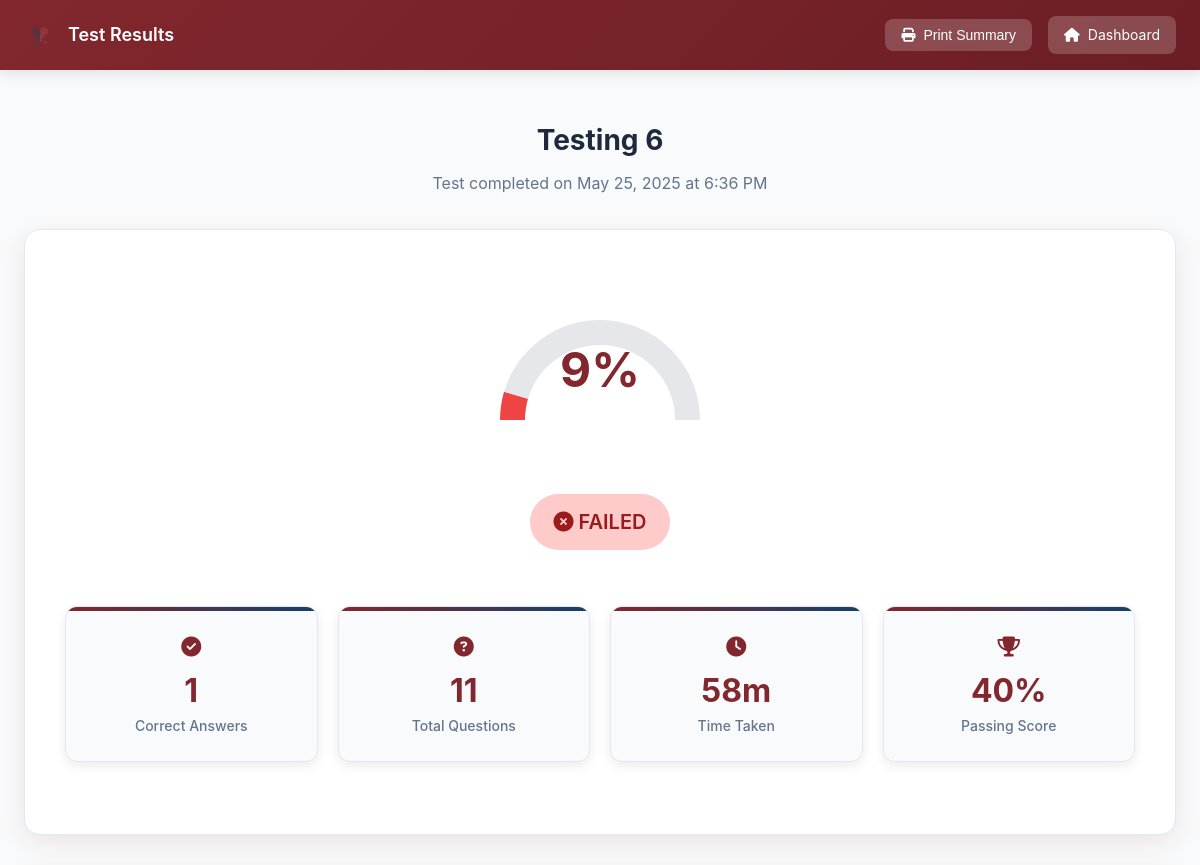
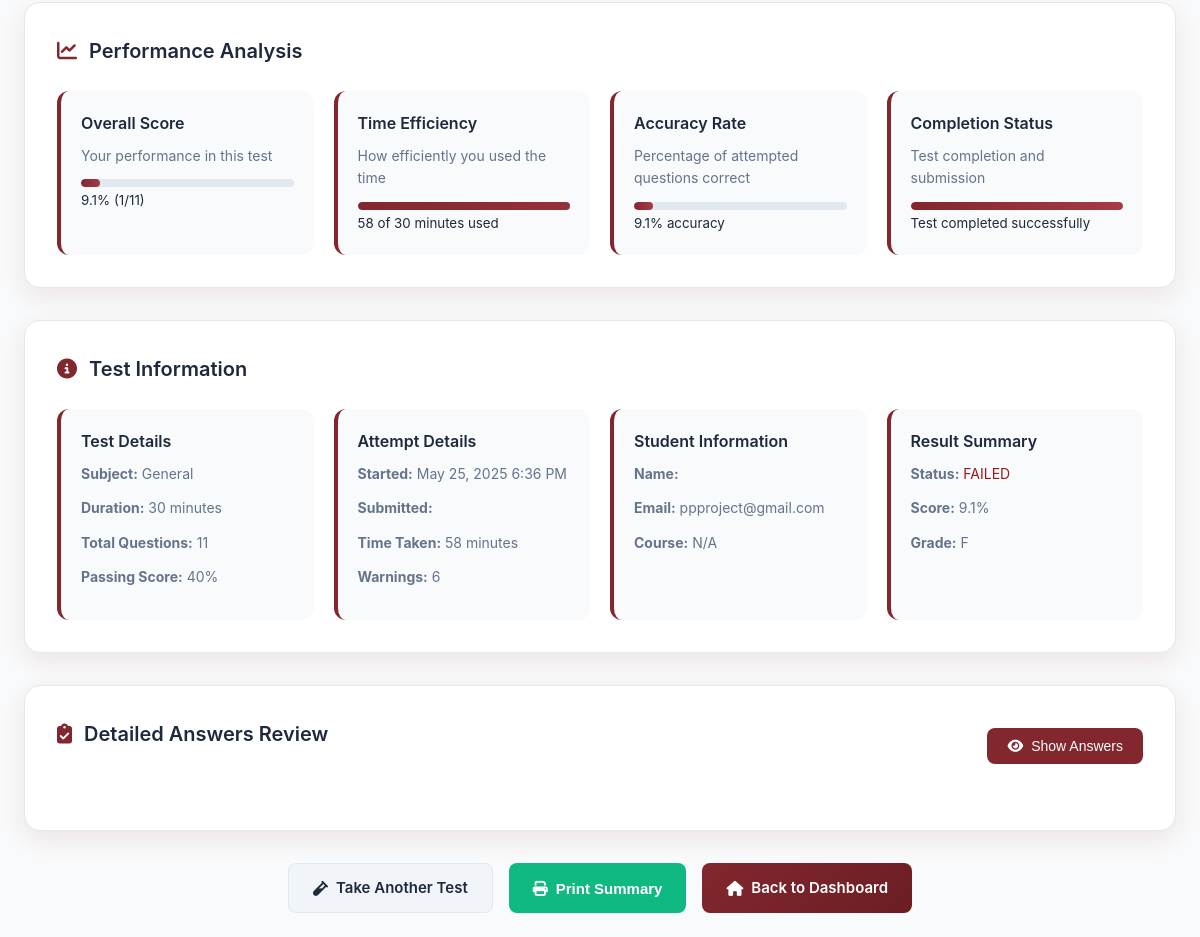
/mocktest/result/8/ (signed in), run on the app's committed database (2 pictures, top to bottom).
### mocktest/models.py (models this page shows, shortened)
class MockTest(models.Model):
    STATUS_CHOICES = [
        ('draft', 'Draft'),
        ('scheduled', 'Scheduled'),
        ('live', 'Live'),
        ('completed', 'Completed'),
    ]
    SELECTION_TYPE_CHOICES = [
        ('random', 'Random Selection'),
        ('manual', 'Manual Selection'),
    ]
    title = models.CharField(max_length=200)
    description = models.TextField(blank=True)
    degree = models.CharField(max_length=4, choices=Question.DEGREE_CHOICES, blank=True)
    year = models.CharField(max_length=3, choices=Question.YEAR_CHOICES, blank=True)
    block = models.CharField(max_length=100, blank=True)
    module = models.CharField(max_length=100, blank=True)
    subject = models.CharField(max_length=100, blank=True)
    topic = models.CharField(max_length=100, blank=True)
    duration_minutes = models.IntegerField(default=60)
    total_questions = models.IntegerField(default=50)
    passing_percentage = models.IntegerField(default=40)
    max_attempts = models.IntegerField(default=1)
    selection_type = models.CharField(max_length=10, choices=SELECTION_TYPE_CHOICES, default='random')
    easy_percentage = models.IntegerField(default=30)  # For random selection
    medium_percentage = models.IntegerField(default=50)
    hard_percentage = models.IntegerField(default=20)
    randomize_questions = models.BooleanField(default=True)
    randomize_options = models.BooleanField(default=True)
    show_explanations = models.BooleanField(default=True)
    start_datetime = models.DateTimeField()
    end_datetime = models.DateTimeField()
    status = models.CharField(max_length=10, choices=STATUS_CHOICES, default='draft')
    created_by = models.ForeignKey(settings.AUTH_USER_MODEL, on_delete=models.CASCADE, related_name='created_tests')
    created_at = models.DateTimeField(auto_now_add=True)
    updated_at = models.DateTimeField(auto_now=True)
    questions = models.ManyToManyField(Question, through='TestQuestion')
    class Meta:
        ordering = ['-created_at']

class TestAttempt(models.Model):
    STATUS_CHOICES = [
        ('in_progress', 'In Progress'),
        ('completed', 'Completed'),
        ('abandoned', 'Abandoned'),
    ]
    student = models.ForeignKey(settings.AUTH_USER_MODEL, on_delete=models.CASCADE, related_name='test_attempts')
    mock_test = models.ForeignKey(MockTest, on_delete=models.CASCADE, related_name='attempts')
    started_at = models.DateTimeField(auto_now_add=True)
    completed_at = models.DateTimeField(null=True, blank=True)
    score = models.IntegerField(default=0)
    percentage = models.DecimalField(max_digits=5, decimal_places=2, default=0)
    status = models.CharField(max_length=20, choices=STATUS_CHOICES, default='in_progress')
    warning_count = models.IntegerField(default=0)
    time_taken = models.IntegerField(default=0)  # in seconds
    class Meta:
        ordering = ['-started_at']
        unique_together = ['student', 'mock_test', 'started_at']
    @property
    def passed(self):
        return self.percentage >= self.mock_test.passing_percentage

### user_management/models.py (models this page shows, shortened)
class CustomUser(AbstractUser):
    APPROVAL_STATUS = (
        ('pending', 'Pending Approval'),
        ('approved', 'Approved'),
        ('rejected', 'Rejected'),
    )
    DEGREE_CHOICES = (
        ('MBBS', 'MBBS'),
        ('BDS', 'BDS'),
    )
    YEAR_CHOICES = (
        (1, 'First Year'),
        (2, 'Second Year'),
        (3, 'Third Year'),
        (4, 'Fourth Year'),
        (5, 'Fifth Year'),
    )
    email = models.EmailField(unique=True)
    is_admin = models.BooleanField(default=False)
    approval_status = models.CharField(max_length=20, choices=APPROVAL_STATUS, default='pending')
    degree = models.CharField(max_length=10, choices=DEGREE_CHOICES, blank=True, null=True)
    year = models.IntegerField(choices=YEAR_CHOICES, blank=True, null=True)
    last_active = models.DateTimeField(blank=True, null=True)
    current_session_key = models.CharField(max_length=40, blank=True, null=True)
    terms_accepted = models.BooleanField(default=False)
    profile_image = models.ImageField(upload_to='profile_images/', blank=True, null=True)
    payment_slip = models.ImageField(upload_to='payment_slips/', blank=True, null=True)
    USERNAME_FIELD = 'email'
    REQUIRED_FIELDS = ['username']

### mocktest/views.py (the view)
# urls.py: path('result/<int:attempt_id>/', views.test_result, name='test_result'),
@login_required
def test_result(request, attempt_id):
    attempt = get_object_or_404(TestAttempt, id=attempt_id)
    responses = attempt.responses.all().select_related('question')
    context = {
        'attempt': attempt,
        'test': attempt.mock_test,
        'responses': responses,
        'passed': attempt.passed,
    }
    return render(request, 'mocktest/test_results.html', context)

### user_management/context_processors.py (called while the page is built)
def user_stats(request):
    User = get_user_model()
    if not request.user.is_authenticated:
        return {}
    if request.user.is_admin or request.user.is_superuser:
        total_users = User.objects.count()
        pending_users = User.objects.filter(approval_status='pending').count()
        mbbs_users = User.objects.filter(degree='MBBS').count()
        bds_users = User.objects.filter(degree='BDS').count()
        return {
            'total_users': total_users,
            'pending_users': pending_users,
            'mbbs_users': mbbs_users,
            'bds_users': bds_users,
        }
    return {}

### templates/mocktest/test_results.html (shortened to what this page needs)
{% load static %}
<!DOCTYPE html>
<html lang="en">
<head>
    <link rel="stylesheet" href="{% static 'css/DAstyles.css' %}">
    <link rel="stylesheet" href="https://cdnjs.cloudflare.com/ajax/libs/font-awesome/6.4.0/css/all.min.css">
</head>
<body>
    <div class="nav-bar no-print">
        <div class="nav-brand">
            <img src="{% static 'images/Logo.png' %}" alt="PulsePrep Logo" />
            Test Results
        </div>
        <div class="nav-actions">
            <button onclick="printSummary()" class="nav-btn">
                <i class="fas fa-print"></i> Print Summary
            </button>
            <a href="{% url 'student_dashboard' %}" class="nav-btn">
                <i class="fas fa-home"></i> Dashboard
            </a>
        </div>
    </div>
    <div class="result-container">
        <div class="result-header">
            <h1>{{ test.title }}</h1>
            <p>Test completed on {{ attempt.started_at|date:"F j, Y" }} at {{ attempt.started_at|time:"g:i A" }}</p>
        </div>
        <div class="summary-card fade-in">
            <div class="score-display">
                <canvas id="scoreChart" class="score-circle" width="200" height="200"></canvas>
                <div class="score-text">{{ attempt.percentage|floatformat:0 }}%</div>
            </div>
            <div class="pass-status {% if passed %}passed{% else %}failed{% endif %}">
                <i class="fas fa-{% if passed %}check{% else %}times{% endif %}-circle"></i>
                {% if passed %}PASSED{% else %}FAILED{% endif %}
            </div>
            <div class="stats-grid">
                <div class="stat-card">
                    <div class="stat-icon">
                        <i class="fas fa-check-circle"></i>
                    </div>
                    <div class="stat-value">{{ attempt.score }}</div>
                    <div class="stat-label">Correct Answers</div>
                </div>
                <div class="stat-card">
                    <div class="stat-icon">
                        <i class="fas fa-question-circle"></i>
                    </div>
                    <div class="stat-value">{{ test.total_questions }}</div>
                    <div class="stat-label">Total Questions</div>
                </div>
                <div class="stat-card">
                    <div class="stat-icon">
                        <i class="fas fa-clock"></i>
                    </div>
                    <div class="stat-value">{{ attempt.time_taken|floatformat:0 }}m</div>
                    <div class="stat-label">Time Taken</div>
                </div>
                <div class="stat-card">
                    <div class="stat-icon">
                        <i class="fas fa-trophy"></i>
                    </div>
                    <div class="stat-value">{{ test.passing_percentage }}%</div>
                    <div class="stat-label">Passing Score</div>
                </div>
            </div>
        </div>
        <div class="performance-summary fade-in">
            <h2 class="section-title">
                <i class="fas fa-chart-line"></i>
                Performance Analysis
            </h2>
            <div class="performance-grid">
                <div class="performance-item">
                    <h4>Overall Score</h4>
                    <p>Your performance in this test</p>
                    <div class="performance-bar">
                        <div class="performance-fill" style="width: {{ attempt.percentage }}%"></div>
                    </div>
                    <small>{{ attempt.percentage|floatformat:1 }}% ({{ attempt.score }}/{{ test.total_questions }})</small>
                </div>
                <div class="performance-item">
                    <h4>Time Efficiency</h4>
                    <p>How efficiently you used the time</p>
                    <div class="performance-bar">
                        <div class="performance-fill" style="width: {% widthratio attempt.time_taken test.duration_minutes 100 %}%"></div>
                    </div>
                    <small>{{ attempt.time_taken|floatformat:0 }} of {{ test.duration_minutes }} minutes used</small>
                </div>
                <div class="performance-item">
                    <h4>Accuracy Rate</h4>
                    <p>Percentage of attempted questions correct</p>
                    <div class="performance-bar">
                        <div class="performance-fill" style="width: {{ attempt.percentage }}%"></div>
                    </div>
                    <small>{{ attempt.percentage|floatformat:1 }}% accuracy</small>
                </div>
                <div class="performance-item">
                    <h4>Completion Status</h4>
                    <p>Test completion and submission</p>
                    <div class="performance-bar">
                        <div class="performance-fill" style="width: 100%"></div>
                    </div>
                    <small>Test completed successfully</small>
                </div>
            </div>
        </div>
        <div class="performance-summary fade-in">
            <h2 class="section-title">
                <i class="fas fa-info-circle"></i>
                Test Information
            </h2>
            <div class="performance-grid">
                <div class="performance-item">
                    <h4>Test Details</h4>
                    <p><strong>Subject:</strong> {{ test.subject|default:"General" }}</p>
                    <p><strong>Duration:</strong> {{ test.duration_minutes }} minutes</p>
                    <p><strong>Total Questions:</strong> {{ test.total_questions }}</p>
                    <p><strong>Passing Score:</strong> {{ test.passing_percentage }}%</p>
                </div>
                <div class="performance-item">
                    <h4>Attempt Details</h4>
                    <p><strong>Started:</strong> {{ attempt.started_at|date:"M j, Y g:i A" }}</p>
                    <p><strong>Submitted:</strong> {{ attempt.submitted_at|date:"M j, Y g:i A" }}</p>
                    <p><strong>Time Taken:</strong> {{ attempt.time_taken|floatformat:0 }} minutes</p>
                    <p><strong>Warnings:</strong> {{ attempt.warning_count }}</p>
                </div>
                <div class="performance-item">
                    <h4>Student Information</h4>
                    <p><strong>Name:</strong> {{ user.get_full_name }}</p>
                    <p><strong>Email:</strong> {{ user.email }}</p>
                    <p><strong>Course:</strong> {{ user.degree|default:"N/A" }}</p>
                </div>
                <div class="performance-item">
                    <h4>Result Summary</h4>
                    <p><strong>Status:</strong>
                        <span style="color: {% if passed %}#065f46{% else %}#991b1b{% endif %};">
                            {% if passed %}PASSED{% else %}FAILED{% endif %}
                        </span>
                    </p>
                    <p><strong>Score:</strong> {{ attempt.percentage|floatformat:1 }}%</p>
                    <p><strong>Grade:</strong>
                        {% if attempt.percentage >= 90 %}A+
                        {% elif attempt.percentage >= 80 %}A
                        {% elif attempt.percentage >= 70 %}B
                        {% elif attempt.percentage >= 60 %}C
                        {% elif attempt.percentage >= 50 %}D
                        {% else %}F
                        {% endif %}
                    </p>
                </div>
            </div>
        </div>
        {% if test.show_explanations %}
        <div class="review-section fade-in no-print">
            <div class="review-toggle">
                <h2 class="section-title">
                    <i class="fas fa-clipboard-check"></i>
                    Detailed Answers Review
                </h2>
                <button class="toggle-btn" onclick="toggleReview()">
                    <i class="fas fa-eye" id="toggle-icon"></i>
                    <span id="toggle-text">Show Answers</span>
                </button>
            </div>
        </div>
        {% endif %}
        <div class="action-buttons no-print">
            <a href="{% url 'student_mock_tests' %}" class="btn btn-secondary">
                <i class="fas fa-vial"></i> Take Another Test
            </a>
            <button onclick="printSummary()" class="btn btn-success">
                <i class="fas fa-print"></i> Print Summary
            </button>
            <a href="{% url 'student_dashboard' %}" class="btn btn-primary">
                <i class="fas fa-home"></i> Back to Dashboard
            </a>
        </div>
    </div>
</body>
</html>

### static/css/DAstyles.css (style rules this page uses)
:root { --primary-color: #82272e; --secondary-color: #13406a; --accent-color: #f1d7dc; --text-color: #333; --light-gray: #f8f9fa; --medium-gray: #e9ecef; --dark-gray: #343a40; --success-color: #28a745; --warning-color: #ffa800; --danger-color: #dc3545; --info-color: #17a2b8; --border-radius: 12px; --border-radius-sm: 8px; --box-shadow: 0 4px 12px rgba(0, 0, 0, 0.08); --box-shadow-lg: 0 8px 25px rgba(0, 0, 0, 0.15); --transition: all 0.3s cubic-bezier(0.4, 0, 0.2, 1); --sidebar-width: 260px; --header-height: 80px; }
* { margin: 0; padding: 0; box-sizing: border-box; }
body { font-family: "Segoe UI", system-ui, -apple-system, sans-serif; color: var(--text-color); background-color: var(--light-gray); line-height: 1.6; overflow-x: hidden; }
.stats-grid { display: grid; grid-template-columns: repeat(auto-fit, minmax(320px, 1fr)); gap: 24px; margin-bottom: 40px; }
.stat-card { background: linear-gradient(135deg, #ffffff 0%, #fafbfc 100%); border-radius: var(--border-radius); padding: 24px; box-shadow: var(--box-shadow); transition: var(--transition); border: 1px solid rgba(0, 0, 0, 0.05); position: relative; overflow: hidden; }
.stat-card::before { content: ''; position: absolute; top: 0; left: 0; right: 0; height: 4px; background: linear-gradient(90deg, var(--primary-color), var(--secondary-color)); }
.stat-value { font-size: 36px; font-weight: 800; color: var(--text-color); margin-bottom: 16px; line-height: 1; }
.action-buttons { display: flex; gap: 8px; }
.stat-card { animation: fadeInUp 0.6s ease-out; animation-fill-mode: both; }
.stat-card:nth-child(1) { animation-delay: 0.1s; }
.stat-card:nth-child(2) { animation-delay: 0.2s; }
.stat-card:nth-child(3) { animation-delay: 0.3s; }
.stat-card:nth-child(4) { animation-delay: 0.4s; }
@media (max-width: 1200px) { .stats-grid { grid-template-columns: repeat(auto-fit, minmax(280px, 1fr)); } }

### data on the page
MockTest: title "Testing 6", total_questions "11", passing_percentage "40", duration_minutes "30", subject "General"
TestAttempt: started_at "May 25, 2025", started_at "6:36 PM", percentage "9", score "1", time_taken "58", percentage "9.1", started_at "May 25, 2025 6:36 PM", warning_count "6"
CustomUser: email "ppproject@gmail.com", degree "N/A"

### other printed values
chart data {{ attempt.percentage }} 9.09
